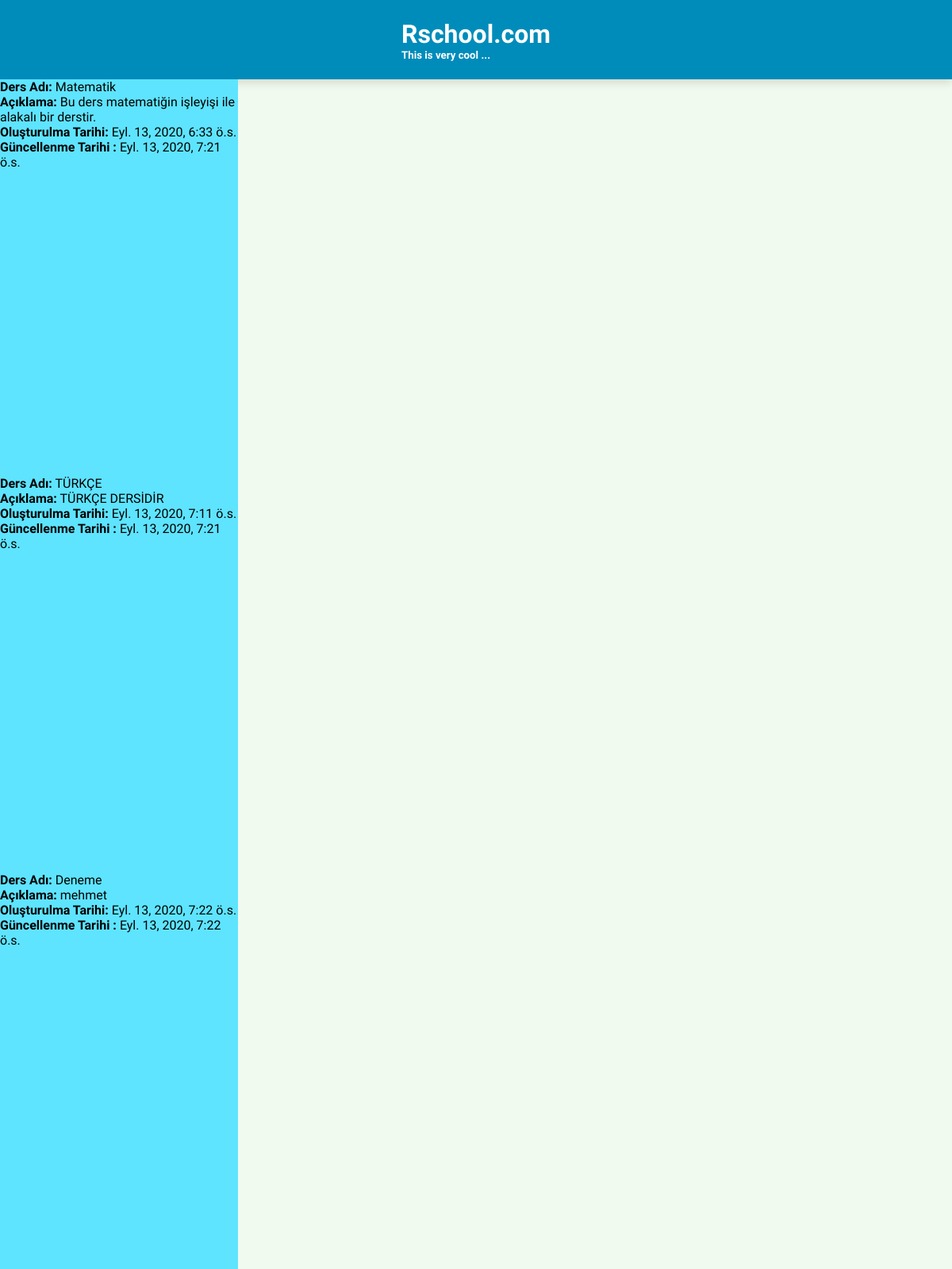
Screenshot of /profile/ (signed in) with the database file from the repository.
### lesson/models.py (models this page shows)
class Lesson(models.Model):
	userID = models.ForeignKey(MyUser,on_delete=models.CASCADE,null=True,blank=False)
	title = models.CharField(max_length=200)
	description = models.TextField(blank=True)
	create_at = models.DateTimeField(auto_now_add=True)
	update_at = models.DateTimeField(auto_now=True)
	def __str__(self):
		return self.title

### account/views/router.py (the view)
# urls.py: path('profile/',router.profileRedirect),
def profileRedirect(request):
	if request.user.is_authenticated :
		role = request.user.role
		print("user id ",request.user.id)
		Lesson_data = Lesson.objects.filter(userID=request.user.id)
		if role :
			return render(request,'page/profile_page/profile.html',{'data': Lesson_data})
		else:
			return HttpResponse('role false')
	else:
		return HttpResponse('not authenticate')

### templates/page/profile_page/profile.html (shortened to what this page needs)
{% extends 'home/base.html' %}
{% load static %}
{% block css %}
    <link rel="stylesheet" href="{% static  'profile_page/profile.css' %}">
{% endblock %}
{% block content %}
    <div class="wrapper">
        <div class="user-box">
            {% for i in data %}
                <div class="deneme">
                    <b>Ders Adı:</b> {{ i }}<br>
                    <b>Açıklama:</b> {{ i.description }}<br>
                    <b>Oluşturulma Tarihi:</b> {{ i.create_at }}<br>
                    <b>Güncellenme Tarihi : </b>{{ i.update_at }}<br>
</div>
            {% endfor %}
        </div>
    </div>
{% endblock %}

### templates/home/base.html (shortened to what this page needs)
{% load static %}
<!DOCTYPE html>
<html lang="en">
<head>
    <link rel="stylesheet" href="{% static 'home/base.css' %}">
    <link rel="stylesheet" href="{% static 'home/header.css' %}">
    <link rel="stylesheet" href="{% static 'home/foo.css' %}">
    {% block css %}
    {% endblock %}
</head>
{% include 'home/header.html' %}
<body>
    {% block content %}
    {% endblock %}
</body>
</html>

### templates/home/header.html (shortened to what this page needs)
{% load static %}
<div class="header">
    <div id="logo"><h1>Rschool.com</h1>
        <h5>This is very cool ...</h5></div>
     {% if  user.is_authenticated %}
        <ul>
            <li><a href=""><img src="{% static 'home/img/home.svg' %}" alt="home"></a></li>
            <li><img src="{% static 'home/img/setting.svg' %}" alt="setting"></li>
            <li><a href="logout/"><img src="{% static 'home/img/sign-out-alt.svg' %}" alt="logout   "></a></li>
        </ul>
    {% endif %}
</div>

### static/home/base.css (style rules this page uses)
* { margin:0; padding:0; font-family: 'Kufam', cursive; }
body { background-color: #f1faee; font-family: 'Kufam', cursive; }

### static/home/header.css (style rules this page uses)
.header { width: 100%; height:100px; background-color: #008CBA; display:flex; flex-direction: row; align-items: center; justify-content: center; color: white; box-shadow: rgba(0, 0, 0, 0.12) 0px 5px 10px; }
ul { display: flex; align-items: center; justify-content: center; position: absolute; right: 0; }
li { display: inline-block; padding:15px; border-bottom: 1px solid #008CBA; cursor: pointer; transition: all .5s; }

### static/profile_page/profile.css (style rules this page uses)
.wrapper { width: 100%; height: 100%; display: flex; flex-direction: row; }
.deneme { width: 300px; height: 500px; background-color: #5ee4ff; }

### rows the page displays
Lesson: title "Matematik", description "Bu ders matematiğin işleyişi ile alakalı bir derstir.", create_at "Eyl. 13, 2020, 6:33 ö.s.", update_at "Eyl. 13, 2020, 7:21 ö.s."
Lesson: title "TÜRKÇE", description "TÜRKÇE DERSİDİR", create_at "Eyl. 13, 2020, 7:11 ö.s.", update_at "Eyl. 13, 2020, 7:21 ö.s."
Lesson: title "Deneme", description "mehmet", create_at "Eyl. 13, 2020, 7:22 ö.s.", update_at "Eyl. 13, 2020, 7:22 ö.s."
